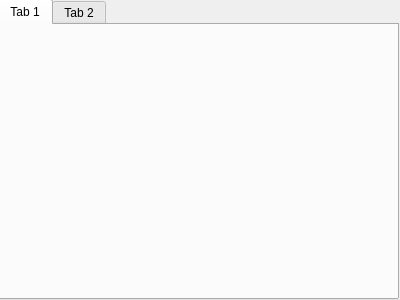
<?xml version="1.0" encoding="UTF-8"?>
<ui version="4.0">
 <class>DialogTest</class>
 <widget class="QDialog" name="DialogTest">
  <property name="geometry">
   <rect>
    <x>0</x>
    <y>0</y>
    <width>400</width>
    <height>300</height>
   </rect>
  </property>
  <property name="windowTitle">
   <string>Dialog</string>
  </property>
  <widget class="QTabWidget" name="tabWidget">
   <property name="geometry">
    <rect>
     <x>-2</x>
     <y>-1</y>
     <width>401</width>
     <height>301</height>
    </rect>
   </property>
   <widget class="QWidget" name="tab">
    <attribute name="title">
     <string>Tab 1</string>
    </attribute>
   </widget>
   <widget class="QWidget" name="tab_2">
    <attribute name="title">
     <string>Tab 2</string>
    </attribute>
   </widget>
  </widget>
 </widget>
 <resources/>
 <connections/>
</ui>
